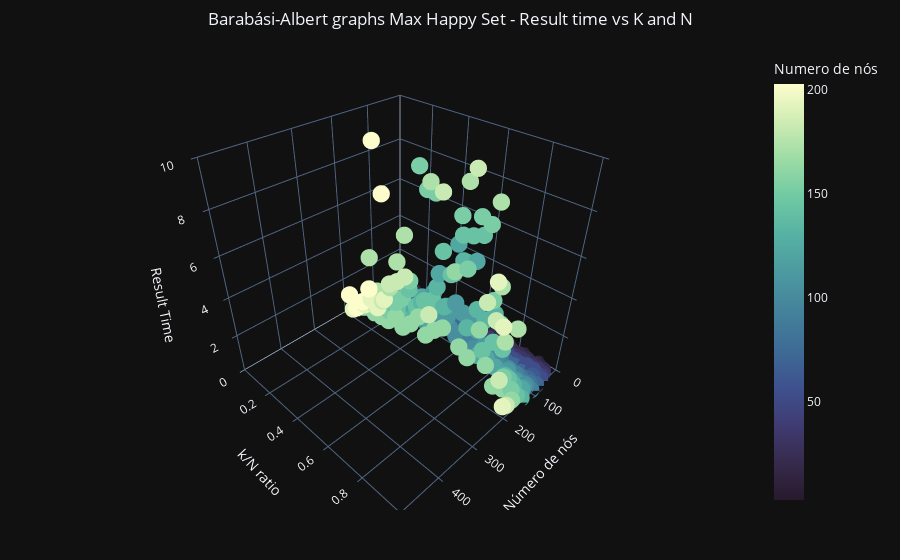

The cell this chart's notebook holds for it:
### Code cell
GraphsResults9()

### Figure 1 — Plotly figure (JSON) as saved in the notebook; plotly's stock layout.template omitted (floating-point values rounded to 4 significant figures; data arrays with more than 128 entries replaced by an {"elided": "..."} marker saying what was removed)
{"data": [{"hovertemplate": "Numero de nós=%{marker.color}<br>k/N ratio=%{y}<br>Result Time=%{z}<extra></extra>", "legendgroup": "", "marker": {"color": {"elided": "418 int values"}, "coloraxis": "coloraxis", "size": 6, "symbol": "circle"}, "mode": "markers", "name": "", "scene": "scene", "showlegend": false, "type": "scatter3d", "x": {"elided": "418 int values"}, "y": {"elided": "418 float values"}, "z": {"elided": "418 float values"}}], "layout": {"coloraxis": {"colorbar": {"title": {"text": "Numero de nós"}}, "colorscale": [[0, "rgb(39, 26, 44)"], [0.09091, "rgb(54, 43, 77)"], [0.1818, "rgb(64, 60, 115)"], [0.2727, "rgb(62, 82, 143)"], [0.3636, "rgb(62, 108, 150)"], [0.4545, "rgb(68, 130, 155)"], [0.5455, "rgb(76, 153, 160)"], [0.6364, "rgb(86, 177, 163)"], [0.7273, "rgb(111, 201, 163)"], [0.8182, "rgb(156, 219, 165)"], [0.9091, "rgb(206, 236, 179)"], [1, "rgb(253, 253, 204)"]]}, "hovermode": "closest", "legend": {"borderwidth": 1, "title": {"font": {"size": 12}, "text": "k/N Ratio"}, "tracegroupgap": 0, "x": 1, "y": 1}, "margin": {"b": 50, "l": 50, "r": 50, "t": 50}, "scene": {"domain": {"x": [0, 1], "y": [0, 1]}, "xaxis": {"range": [0, 512], "title": {"text": "Número de nós"}, "type": "linear"}, "yaxis": {"title": {"text": "k/N ratio"}, "type": "linear"}, "zaxis": {"range": [0, 10], "title": {"text": "Result Time"}, "type": "linear"}}, "title": {"text": "Barabási-Albert graphs Max Happy Set - Result time vs K and N", "x": 0.5, "xanchor": "center"}}}
